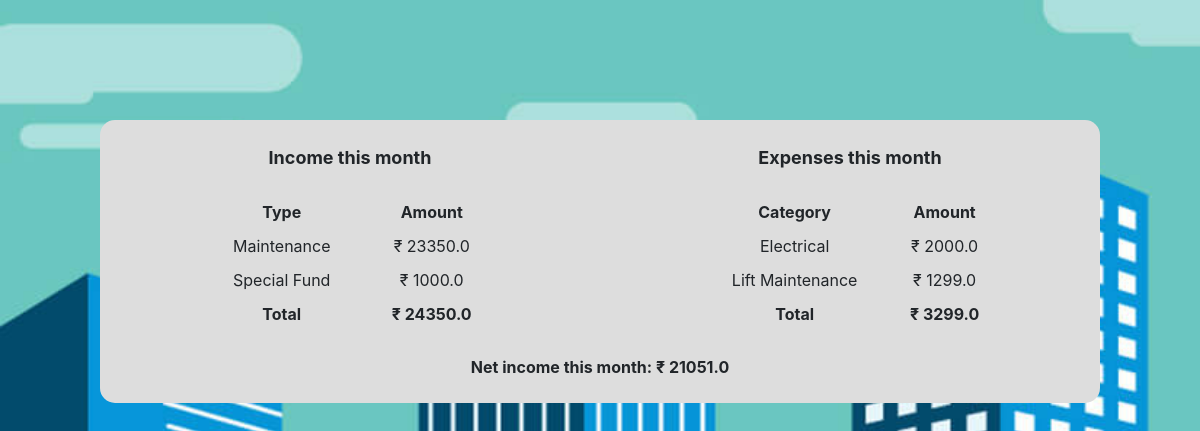
Page /viewIncomeExpenditure on the committed database.
### tables this page shows
CREATE TABLE "income" (
	"income_id"	INTEGER PRIMARY KEY AUTOINCREMENT,
	"type"	TEXT,
	"amount"	REAL,
	"user"	TEXT,
	"month"	INTEGER
);

CREATE TABLE "expense" (
	"expense_id"	INTEGER NOT NULL PRIMARY KEY AUTOINCREMENT,
	"category"	TEXT,
	"company"	TEXT,
	"tran_num"	TEXT,
	"amount"	REAL,
	"month"	INTEGER
);

### script.py (the view)
@app.route('/viewIncomeExpenditure')
def viewIncomeExpenditure():
	today = datetime.today()
	year = today.year
	month = today.month
	monthNum = (year - 1970) * 12 + month
	conn = sqlite3.connect('data/data.db')
	cursor = conn.execute("SELECT type, SUM(amount) FROM income WHERE month="+str(monthNum)+" GROUP BY type")
	income = "<table width='300px' cellpadding='5'>\n<tr>\n<th><center>Type</center></th>\n<th><center>Amount</center></th>\n</tr>\n"
	incTot = 0
	for row in cursor:
		income += "<tr>\n<td><center>"+str(row[0])+"</center></td>\n<td><center>&#8377; "+str(row[1])+"</center></td>\n</tr>\n"
		incTot += row[1]
	income += "<tr>\n<th><center>Total</center></th>\n<th><center>&#8377; "+str(incTot)+"</center></th>\n</tr>\n</table>"
	cursor = conn.execute("SELECT category, SUM(amount) FROM expense WHERE month="+str(monthNum)+" GROUP BY category")
	expense = "<table width='300px' cellpadding='5'>\n<tr>\n<th><center>Category</center></th>\n<th><center>Amount</center></th>\n</tr>\n"
	expTot = 0
	for row in cursor:
		expense += "<tr>\n<td><center>"+str(row[0])+"</center></td>\n<td><center>&#8377; "+str(row[1])+"</center></td>\n</tr>\n"
		expTot += row[1]
	expense += "<tr>\n<th><center>Total</center></th>\n<th><center>&#8377; "+str(expTot)+"</center></th>\n</tr>\n</table>"
	monthNet = "<strong>Net income this month: &#8377; "+str(incTot - expTot)+"</strong>"
	return render_template('incExp.html', income = income, expense = expense, monthNet = monthNet)

### script.py (called while the page is built)
@app.before_request
def before_request():
	g.user = None
	if 'user' in session:
		g.user = session['user']

### templates/incExp.html (shortened to what this page needs)
<!DOCTYPE html>
<html>
<head>
	<link rel="stylesheet" type="text/css" href="{{ url_for('static', filename='bootstrap.css') }}">
	<link rel="stylesheet" type="text/css" href="{{ url_for('static', filename='myStyles.css') }}">
</head>
<body class="bgSet">
	<br><br><br><br><br>
	<center>
		<div style="background-color: var(--lightGrey); max-width: 1000px; border-radius: 15px">
			<br>
			<div class="container-fluid">
				<div class="row">
					<div class="col-sm-6">
						<font size="4"><strong>Income this month</strong></font>
						<br><br>
						{{ income|safe }}
					</div>
					<div class="col-sm-6">
						<font size="4"><strong>Expenses this month</strong></font>
						<br><br>
						{{ expense|safe }}
					</div>
				</div>
			</div>
			<br>
			{{ monthNet|safe }}
			<br><br>
		</div>
	</center>
</body>
</html>

### static/myStyles.css (style rules this page uses)
:root { --lightGrey: #DDDDDD; --maroon: #800000; --deepGreenLight: #00902080; --deepBlueLight: #00008080; --orangeLight: #FFA000A0; --pinkLight: #F4BFBEC0; --redLight: #FF000090; --lightRed: #FF3333; --lightBlue: #ADD8E6F0; --lightGreen: #90EE90F0; }
.bgSet { background-image: url('/static/images/buildings.jpg'); background-repeat: no-repeat; background-size: cover; background-attachment: fixed; }

### rows in the picture
income: type "Type Amount Maintenance ₹ 23350.0 Special Fund ₹ 1000.0 Total ₹ 24350.0"
expense: category "Category Amount Electrical ₹ 2000.0 Lift Maintenance ₹ 1299.0 Total ₹ 3299.0"

### other values in the picture
{{ monthNet|safe }} "Net income this month: ₹ 21051.0"
